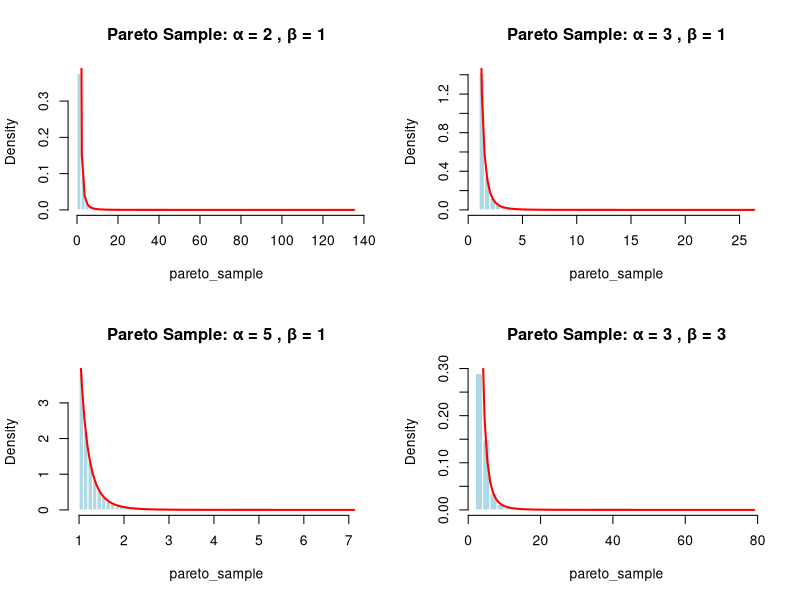
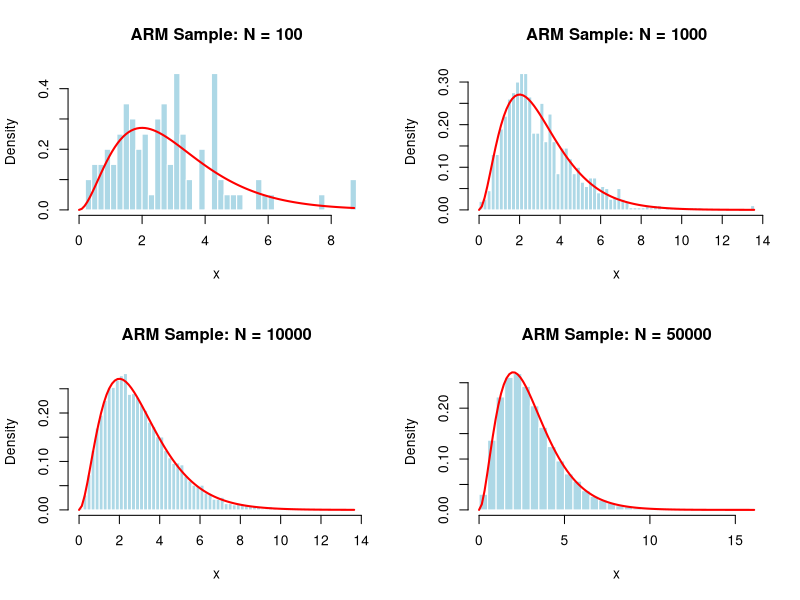
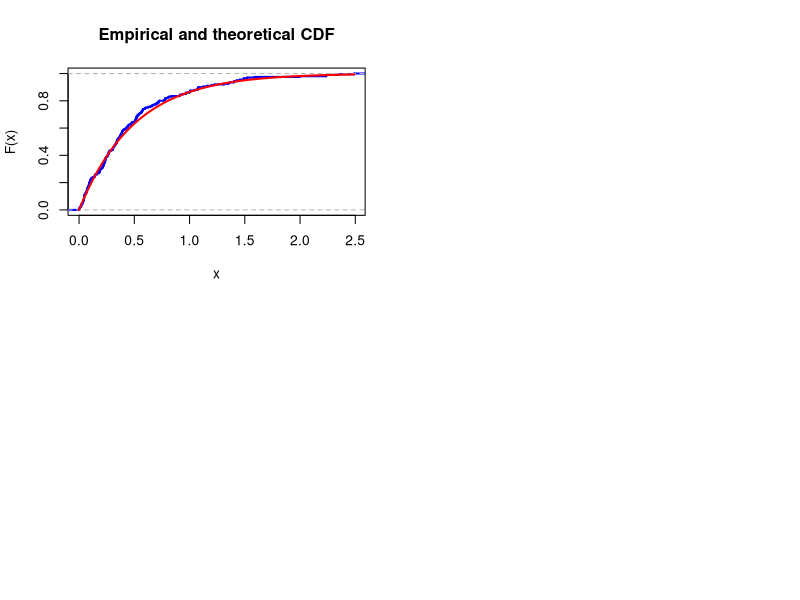

Recreate these plots in R, in order.
#Q1: Inverse Transform Method (ITM) for Pareto Distribution
#Q1(a): Compute inverse distribution

# inverse distribution function calculation (Let alpha = a, beta = b)
# f(x) = a * b^a / x^(a + 1), x >= b > 0

# integrate f(x) from b to x 
# # take a * b^a outside the integral
# # integrate 1/x^(a + 1) -> x^(-a - 1) -> x^(-a) / -a
# # a * b^a * (x^(-a) / -a = - b^a * x^(-a) = - (b / x)^a
# # apply limits: - (b / x)^a + (b / b)^a = 1 - (b / x)^a

# set 1 - (b / x)^a = u, solve for x
# # (b / x)^a = 1 - u
# # b / x = (1 - u)^(1/a)
# # x = b / (1 - u)^(1/a)

# Pareto inverse CDF for U ~ Uniform(0,1): X = b / (1 - U)^(1/a)
inverse_pareto <- function(u, alpha, beta) {
  return(beta / (1 - u)^(1/alpha))
}

density_pareto <- function(x, beta, alpha) {
  ifelse(x < beta, 0, alpha * beta^alpha / x^(alpha + 1))
}

#Q1(b): Generate and plot Pareto random numbers
# Pareto mean finite for alpha > 1, Variance finite for alpha > 2
set.seed(2025)
alpha <- c(2,3,5,3)
beta <- c(1,1,1,3)
n <- 10000
par(mfrow = c(2,2))
pareto_mean <- numeric(length(alpha))
# Theoretical mean calculation
# E[x] = integral {from b to inf} x * f(x) = integral x * ((a * b^a) / (x^(a + 1)))
# = (a * b^a) / (x^a) = a * b^a * integral 1 / x^a 
# = x^-a = x^(-a + 1) / (-a + 1) = x^(1 - a) / (1 - a) = (a * b^a) / ((1 - a) * x^(a - 1))
# apply limits: (a * b^a) / ((1 - a) * x^(a - 1)) {from b to inf}
# = 0 {x -> inf} - (a * b^a) / ((1 - a) * b^(a - 1))
# = (a * b^a) / ((a - 1) * b^(a - 1)) = (a * b) / (a - 1)

# Theoretical mean = (a * b) / (a - 1)
theoretical_mean <- function(alpha, beta) {
  return((alpha * beta) / (alpha - 1))
}
pareto_var <- numeric(length(alpha))
# Theoretical variance calculation
# Var[x] = E[x^2] - (E[x])^2 = integral {from b to inf} x^2 * f(x) - (E[x])^2

# E[x^2] = integral {from b to inf} x^2 * f(x) = x^2 * ((a * b^a) / (x^(a + 1)))
# # = (a * b^a) integral x / x^a = x^(-a + 1) = (x^(-a + 2)) / (-a + 2)
# # = (a * b^a) / (2 - a)(x^(a - 2))
# # apply limits = - a / (2 - a) * b^a / b^(a - 2) = a / ((a - 2) * b^-2) = (a * b^2) / (a - 2)

# (E[x])^2 = ((a * b) / (a - 1))^2

# (a * b^2) / (a - 2) - ((a * b) / (a - 1))^2
# a * b^2 (1 / (a - 2) - a / (a - 1)^2)
# a * b^2 ((a - 1)^2 - a * (a - 2)) / ((a - 2) * (a - 1)^2)
# # = a^2 - 2a + 1 - a^2 + 2a = 1
# a *b^2 / ((a - 2) * (a - 1)^2) 

# Theoretical variance = (a * b^2) / ((a - 1)^2 * (a - 2))
theoretical_var <- function(alpha, beta) {
  return((alpha * beta^2) / ((alpha - 1)^2 * (alpha - 2)))
}
u = runif(n)
for (i in seq_along(alpha)) {
  pareto_sample <- inverse_pareto(u, alpha[i], beta[i])
  pareto_mean[i] <- mean(pareto_sample)
  pareto_var[i] <- var(pareto_sample)

  hist(
    pareto_sample,
    breaks = 50,
    probability = TRUE,
    main = paste("Pareto Sample: α =", alpha[i], ", β =", beta[i]),
    col = "lightblue",
    border = "white",
    xlim = c(beta[i], max(pareto_sample))
  )
  x_grid <- seq(beta[i], max(pareto_sample), length.out = 100)
  lines(x_grid, density_pareto(x_grid, beta[i], alpha[i]), col = "red", lwd = 2)
}
moment_results <- data.frame(
  alpha = alpha,
  beta = beta,
  sample_mean = pareto_mean,
  theoretical_mean = theoretical_mean(alpha, beta),
  sample_var = pareto_var,
  theoretical_var = theoretical_var(alpha, beta)
)

print(moment_results)

#Q2: Acceptance-Rejection Method (ARM)
# f(x) = (x^2 / 2) * e^-x, x >= 0
# g(x) = lambda * e^(-lambda * x), x >= 0
# m(x) = f(x) / g(x) = (x^2 / (2 * lambda)) * e^(-x * (1 - lambda))

# maximise m -> differentiate m with respect to x and set to 0
# # product rule: (uv)' = u'v + uv'
# # u = (x^2 / (2 * lambda)), v = e^(-x * (1 - lambda))
# # u' = x / lambda, v' = - (1 - lambda) * e^(-x * (1 - lambda))
# # m'(x) factorised = ((x * e^(-x * (1 - lambda))) /  lambda) * 1 - (x * (1 - lambda) / 2)
# # set m'(x) = 0, solve for x
# # ((x * e^(-x * (1 - lambda))) /  lambda) can't be 0, so 1 - (x * (1 - lambda) / 2) = 0
# # x = 2 / (1 - lambda)

# sub it back into m(x): (1 / (2 * lambda)) * (2 / (1 - lambda))^2 * e^((-2 / (1 - lambda)) * (1 - lambda)))
# simplify: (2 * e^-2) / (lambda * (1 - lambda)^2)
# minimise c: same as maximising inverse = lambda * (1 - lambda)^2
# differentiate with respect to lambda and set to 0
# lambda * (1 - lambda)^2 = lambda^3 - 2lambda^2 + lambda
# differentiate: 3lambda^2 - 4lambda + 1 = 0
# factorise: (lambda - 1)(3lambda - 1) = 0
# lambda = 1, 1/3. 1 is not in (0,1), so lambda = 1/3

# calculate optimal c: (2 * e^-2) / (1/3 * (1 - 1/3)^2) = 2 * e^-2 / (1/3 * 4/9) = 2 * e^-2 / (4/27) = 27 * e^-2 / 2
set.seed(2025)
arm <- function(N) {
  lambda <- 1/3
  c <- 27 * exp(-2) / 2
  fx <- function(x) {
    return((x^2 / 2) * exp(-x))
  }
  gx <- function(x, lambda) {
    return(lambda * exp(-lambda * x))
  }
  observed <- numeric(N)
  accepted <- 0
  while (accepted < N) { #Generate until we have N accepted samples
    y <- rexp(1, rate = lambda) #Gen candidate Y from g
    u <- runif(1)
    if (u <= fx(y) / (c * gx(y, lambda))) {
      accepted <- accepted + 1
      observed[accepted] <- y
    }
  }
  return(observed)
}

#Q2(b): Generate and plot ARM random numbers
sample_sizes <- c(100, 1000, 10000, 50000)
for (i in seq_along(sample_sizes)) {
  arm_sample <- arm(sample_sizes[i])

  hist(
    arm_sample,
    breaks = 50,
    probability = TRUE,
    main = paste("ARM Sample: N =", sample_sizes[i]),
    xlab = "x",
    xlim = c(0, max(arm_sample)),
    col = "lightblue",
    border = "white",

  )
 curve(
    (x^2 / 2) * exp(-x),
    from = 0,
    to = max(arm_sample),
    add = TRUE,
    col = "red",
    lwd = 2
  )
}

#Q3: KS-test
#X ~ Exp(2)
# F2(x) = 1 - e^(-2 * x), x >= 0
set.seed(2025)
N <- 200
rate <- 2
alpha <- 0.05

exp_sample <- rexp(N, rate = rate)
empirical_cdf <- ecdf(exp_sample)
  

plot(
  empirical_cdf,
  verticals = TRUE,
  do.points = FALSE,
  main = "Empirical and theoretical CDF",
  xlab = "x",
  ylab = "F(x)",
  xlim = c(0, max(exp_sample)),
  col = "blue",
  lwd = 2
)

x_grid <- seq(0, max(exp_sample), length.out = 1000)

lines(x_grid, pexp(x_grid, rate = rate), col = "red", lwd = 2)

#Q3(b): Calculate D_N statistic
ordered_sample <- sort(exp_sample)

theoretical_cdf <- pexp(ordered_sample, rate = rate)

D_plus <- max((1:N)/N - theoretical_cdf)
D_minus <- max(theoretical_cdf - (0:(N-1))/N)
D_N <- max(D_plus, D_minus)

manual_results <- data.frame(
  D_plus = D_plus,
  D_minus = D_minus, 
  D_N = D_N
)
print(manual_results)

#Q3(c): Use ks.test() function to perform KS test
ks_result <- ks.test(
  exp_sample,
  "pexp",
  rate = rate,
  exact = FALSE
)

if (ks_result$p.value < alpha) {
  print(
    "Reject H0 at the 5% significance level."
  )
} else {
  print(
    "Do not reject H0 at the 5% significance level."
  )
}

#Q3(d): Repeated KS test
M <- 1000
rejected <- numeric(M)
set.seed(2025)
for (m in 1:M) {
  gen_sample <- rexp(N, rate = rate)
  gen_result <- ks.test(gen_sample, "pexp", rate = rate, exact = FALSE)
  if (gen_result$p.value < alpha) {
    rejected[m] <- 1
  }
}

number_rejected <- sum(rejected)
rejection_proportion <- mean(rejected)
rejection_percentage <- 100 * rejection_proportion

simulation_results <- data.frame(
  number_of_simulations = M,
  sample_size = N,
  number_rejected = number_rejected,
  rejection_proportion = rejection_proportion,
  rejection_percentage = rejection_percentage 
)
print(simulation_results)

expected_rejections <- alpha * M
expected_rejections
